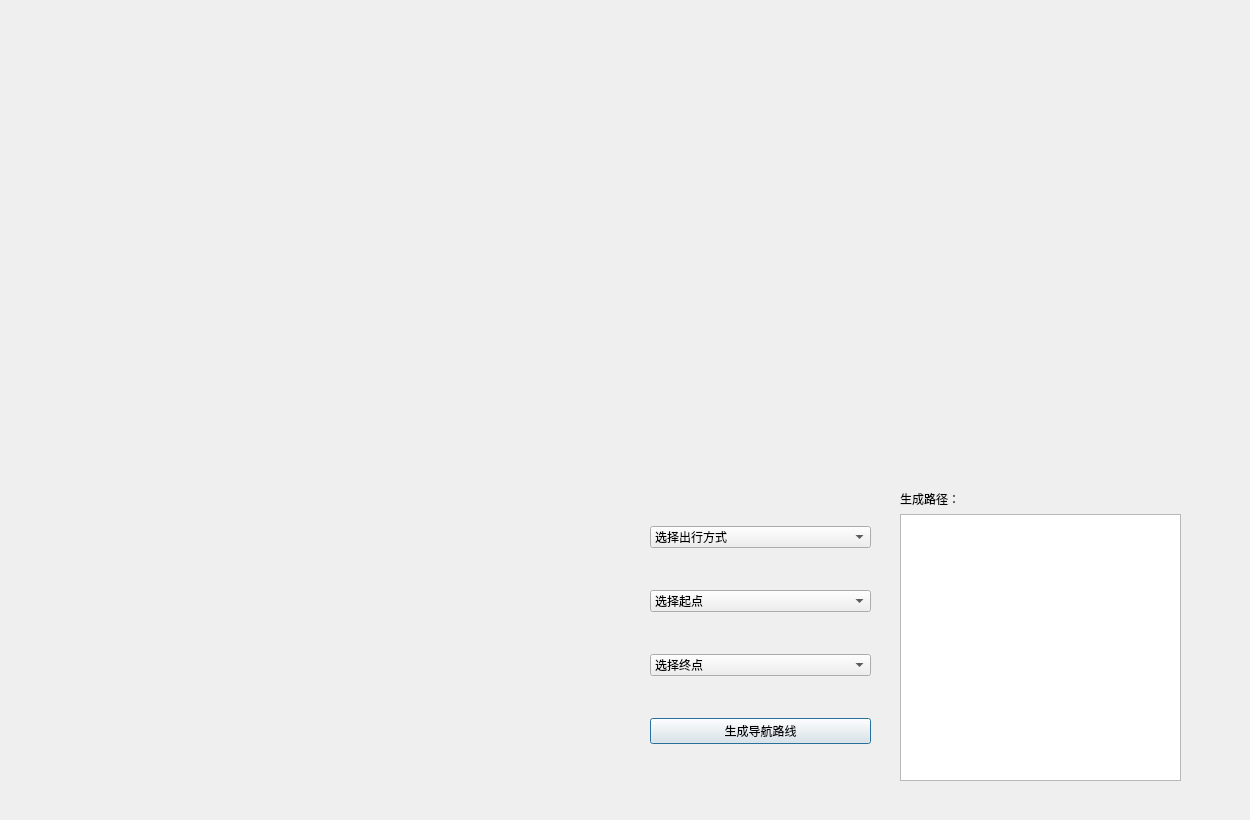
<?xml version="1.0" encoding="UTF-8"?>
<ui version="4.0">
 <class>navdialog</class>
 <widget class="QDialog" name="navdialog">
  <property name="geometry">
   <rect>
    <x>0</x>
    <y>0</y>
    <width>1250</width>
    <height>820</height>
   </rect>
  </property>
  <property name="minimumSize">
   <size>
    <width>1250</width>
    <height>820</height>
   </size>
  </property>
  <property name="maximumSize">
   <size>
    <width>1250</width>
    <height>820</height>
   </size>
  </property>
  <property name="windowTitle">
   <string>导航</string>
  </property>
  <widget class="QWidget" name="verticalLayoutWidget_2">
   <property name="geometry">
    <rect>
     <x>900</x>
     <y>490</y>
     <width>281</width>
     <height>291</height>
    </rect>
   </property>
   <layout class="QVBoxLayout" name="verticalLayout_2">
    <item>
     <widget class="QLabel" name="label">
      <property name="text">
       <string>生成路径：</string>
      </property>
     </widget>
    </item>
    <item>
     <widget class="QTextBrowser" name="textBrowser">
      <property name="enabled">
       <bool>true</bool>
      </property>
     </widget>
    </item>
   </layout>
  </widget>
  <widget class="QWidget" name="verticalLayoutWidget">
   <property name="geometry">
    <rect>
     <x>650</x>
     <y>490</y>
     <width>221</width>
     <height>291</height>
    </rect>
   </property>
   <layout class="QVBoxLayout" name="verticalLayout">
    <item>
     <widget class="QComboBox" name="way_comboBox">
      <item>
       <property name="text">
        <string>选择出行方式</string>
       </property>
      </item>
      <item>
       <property name="text">
        <string>最短路径</string>
       </property>
      </item>
      <item>
       <property name="text">
        <string>最短步行时间</string>
       </property>
      </item>
      <item>
       <property name="text">
        <string>最短骑行时间</string>
       </property>
      </item>
     </widget>
    </item>
    <item>
     <widget class="QComboBox" name="startnode_comboBox">
      <item>
       <property name="text">
        <string>选择起点</string>
       </property>
      </item>
     </widget>
    </item>
    <item>
     <widget class="QComboBox" name="endnode_comboBox">
      <item>
       <property name="text">
        <string>选择终点</string>
       </property>
      </item>
     </widget>
    </item>
    <item>
     <widget class="QPushButton" name="start_pushButton">
      <property name="text">
       <string>生成导航路线</string>
      </property>
     </widget>
    </item>
   </layout>
  </widget>
  <widget class="QLabel" name="shahe">
   <property name="geometry">
    <rect>
     <x>620</x>
     <y>0</y>
     <width>621</width>
     <height>441</height>
    </rect>
   </property>
   <property name="text">
    <string/>
   </property>
   <property name="pixmap">
    <pixmap>shahemap.png</pixmap>
   </property>
   <property name="scaledContents">
    <bool>true</bool>
   </property>
   <property name="indent">
    <number>-1</number>
   </property>
  </widget>
  <widget class="QLabel" name="benbu">
   <property name="geometry">
    <rect>
     <x>0</x>
     <y>-10</y>
     <width>641</width>
     <height>841</height>
    </rect>
   </property>
   <property name="text">
    <string/>
   </property>
   <property name="pixmap">
    <pixmap>buptmap201608.png</pixmap>
   </property>
   <property name="scaledContents">
    <bool>true</bool>
   </property>
  </widget>
 </widget>
 <resources/>
 <connections/>
</ui>
